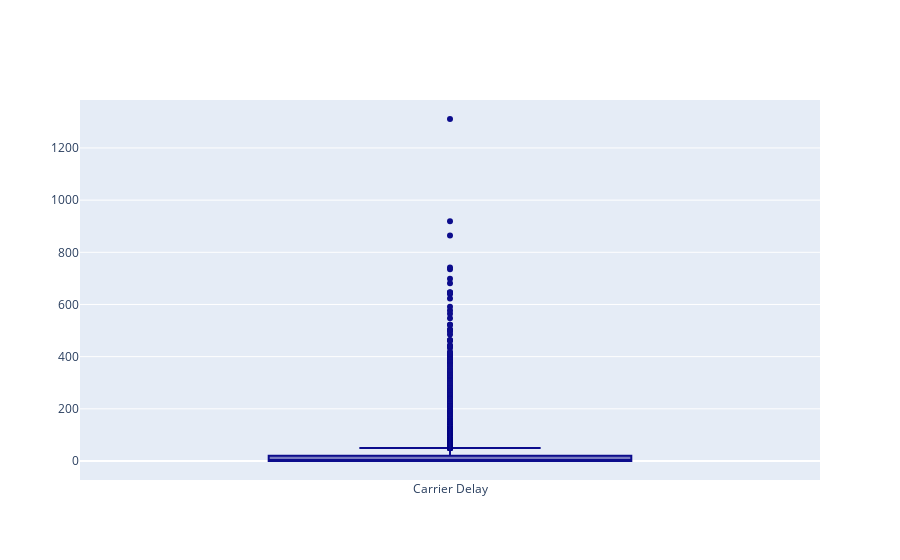

Here is the notebook cell this chart was saved with:
### Markdown cell above
# Boxplot of Delay Times using Plotly

<a class="anchor" id='graphs_and_analysis'><a/>

### Code cell
# Boxplot of delay times
plot1 = go.Box(y=df_pd_small.CARRIER_DELAY, name='Carrier Delay', marker=dict(color='rgb(12, 12,140)',))
iplot([plot1])

### Figure 1 — Plotly figure (JSON) as saved in the notebook; plotly's stock layout.template omitted (floating-point values rounded to 4 significant figures; data arrays with more than 128 entries replaced by an {"elided": "..."} marker saying what was removed)
{"data": [{"marker": {"color": "rgb(12, 12,140)"}, "name": "Carrier Delay", "type": "box", "y": {"elided": "100000 int values"}}], "layout": {}}
